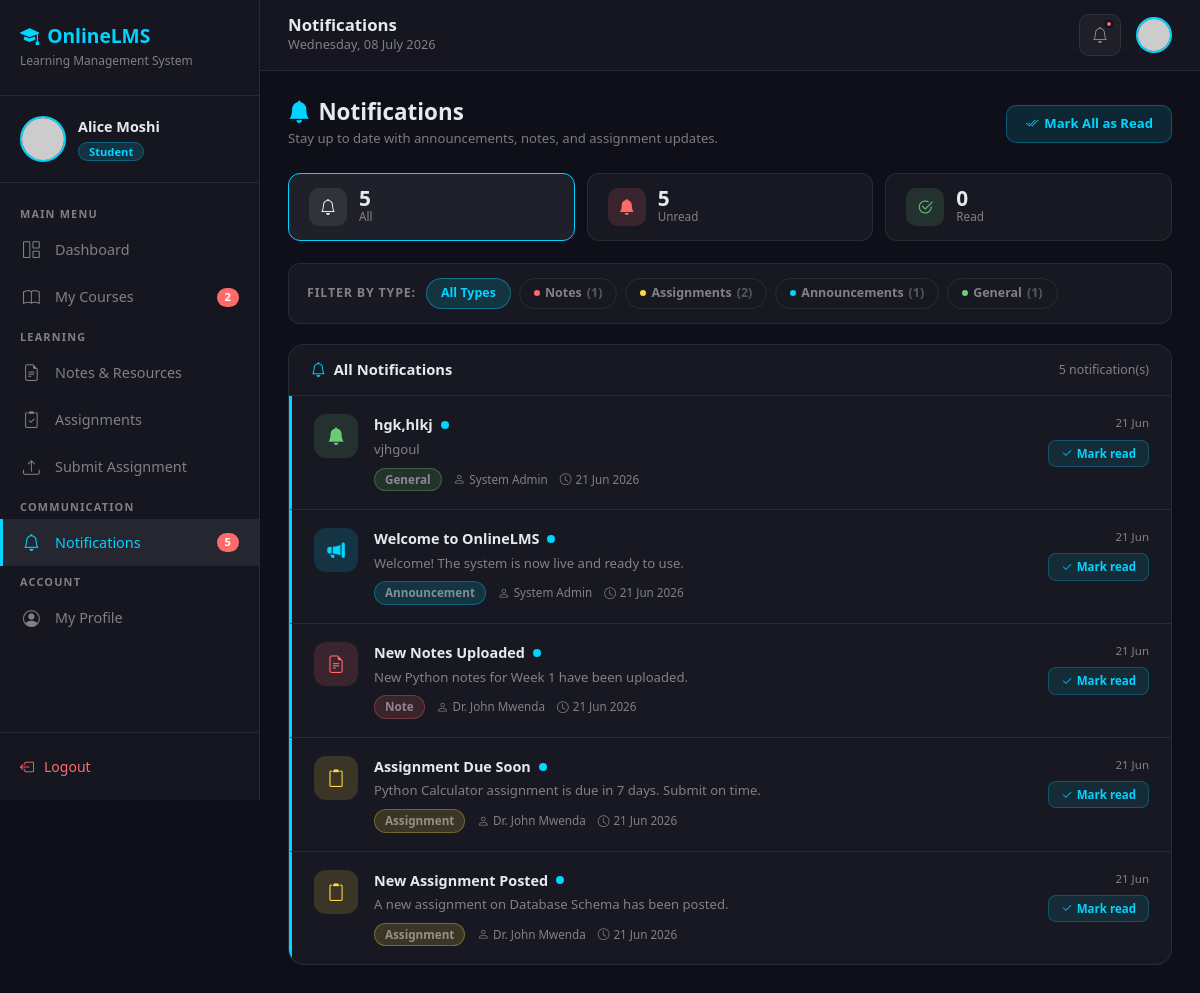
/student/notifications.php (signed in), run on the app's committed database.
### tables this page shows
CREATE TABLE `notifications` (
  `id` int(11) NOT NULL,
  `title` varchar(200) NOT NULL,
  `message` text NOT NULL,
  `type` enum('note','assignment','grade','general','announcement') DEFAULT 'general',
  `sent_by` int(11) NOT NULL,
  `target_role` enum('all','student','lecturer','admin') DEFAULT 'all',
  `course_id` int(11) DEFAULT NULL,
  `created_at` timestamp NOT NULL DEFAULT current_timestamp()
);

CREATE TABLE `users` (
  `id` int(11) NOT NULL,
  `name` varchar(100) NOT NULL,
  `email` varchar(150) NOT NULL,
  `password` varchar(255) NOT NULL,
  `role` enum('admin','lecturer','student') NOT NULL DEFAULT 'student',
  `profile_picture` varchar(255) DEFAULT 'profile-default.png',
  `phone` varchar(20) DEFAULT NULL,
  `status` enum('active','inactive','suspended') DEFAULT 'active',
  `created_at` timestamp NOT NULL DEFAULT current_timestamp(),
  `updated_at` timestamp NOT NULL DEFAULT current_timestamp() ON UPDATE current_timestamp()
);

### student/notifications.php (the view, shortened to what this page needs)
<?php
require_once '../includes/db_connection.php';
$student_id   = $_SESSION['user_id'];
$student_name = $_SESSION['user_name'];
$student_query = mysqli_query($conn, "SELECT * FROM users WHERE id = '$student_id'");
$student       = mysqli_fetch_assoc($student_query);
$filter      = $_GET['filter'] ?? 'all';
$type_filter = $_GET['type']   ?? 'all';
$where_filter = "";
$page     = max(1, (int)($_GET['page'] ?? 1));
$per_page = 15;
$offset   = ($page - 1) * $per_page;
$total_result = mysqli_fetch_assoc(mysqli_query($conn,
    "SELECT COUNT(*) as total
     FROM notifications n
     LEFT JOIN notification_reads nr ON n.id = nr.notification_id AND nr.user_id = '$student_id'
     INNER JOIN users u ON n.sent_by = u.id
     WHERE (n.target_role = 'student' OR n.target_role = 'all')
     $where_filter"
));
$notifications = mysqli_query($conn,
    "SELECT n.*, u.name AS sender_name,
            nr.id AS is_read, nr.read_at
     FROM notifications n
     INNER JOIN users u ON n.sent_by = u.id
     LEFT JOIN notification_reads nr ON n.id = nr.notification_id
         AND nr.user_id = '$student_id'
     WHERE (n.target_role = 'student' OR n.target_role = 'all')
     $where_filter
     ORDER BY n.created_at DESC
     LIMIT $per_page OFFSET $offset"
);
$counts = [];
foreach (['all','unread','read'] as $f) {
    $w = $f === 'unread' ? ' AND nr.id IS NULL' : ($f === 'read' ? ' AND nr.id IS NOT NULL' : '');
    $counts[$f] = mysqli_fetch_assoc(mysqli_query($conn,
        "SELECT COUNT(*) as c FROM notifications n
         LEFT JOIN notification_reads nr ON n.id = nr.notification_id AND nr.user_id = '$student_id'
         WHERE (n.target_role = 'student' OR n.target_role = 'all') $w"
    ))['c'];
}
$type_counts = [];
foreach (['note','assignment','grade','announcement','general'] as $t) {
    $type_counts[$t] = mysqli_fetch_assoc(mysqli_query($conn,
        "SELECT COUNT(*) as c FROM notifications n
         LEFT JOIN notification_reads nr ON n.id = nr.notification_id AND nr.user_id = '$student_id'
         WHERE (n.target_role = 'student' OR n.target_role = 'all') AND n.type = '$t'"
    ))['c'];
}
$courses_count = mysqli_fetch_assoc(
    mysqli_query($conn, "SELECT COUNT(*) as total FROM course_enrollments
                          WHERE student_id = '$student_id' AND status = 'enrolled'")
)['total'];
$notifications_count = $counts['unread'];
?>
<!DOCTYPE html>
<html lang="en">
<head>
    <link rel="stylesheet" href="https://cdn.jsdelivr.net/npm/bootstrap@5.3.0/dist/css/bootstrap.min.css">
    <link rel="stylesheet" href="https://cdn.jsdelivr.net/npm/bootstrap-icons@1.10.5/font/bootstrap-icons.css">
</head>
<body>
<aside class="sidebar" id="sidebar">
    <div class="sidebar-brand">
        <h5><i class="bi bi-mortarboard-fill me-2"></i>OnlineLMS</h5>
        <span>Learning Management System</span>
    </div>
    <div class="sidebar-profile">
        <img src="../uploads/profiles/<?= htmlspecialchars($student['profile_picture']) ?>"
             onerror="this.src='https://ui-avatars.com/api/?name=<?= urlencode($student_name) ?>&background=00d4ff&color=fff&size=46'"
             alt="Profile">
        <div>
            <div class="name"><?= htmlspecialchars($student_name) ?></div>
            <span class="role-badge">Student</span>
        </div>
    </div>
    <nav class="sidebar-nav">
        <div class="nav-section">Main Menu</div>
        <a href="dashboard.php">
            <i class="bi bi-grid-1x2"></i> Dashboard
        </a>
        <a href="courses.php">
            <i class="bi bi-book"></i> My Courses
            <?php if ($courses_count > 0): ?>
                <span class="nav-badge"><?= $courses_count ?></span>
            <?php endif; ?>
        </a>
        <div class="nav-section">Learning</div>
        <a href="notes.php">
            <i class="bi bi-file-earmark-text"></i> Notes & Resources
        </a>
        <a href="assignments.php">
            <i class="bi bi-clipboard2-check"></i> Assignments
        </a>
        <a href="submit_assignment.php">
            <i class="bi bi-upload"></i> Submit Assignment
        </a>
        <div class="nav-section">Communication</div>
        <a href="notifications.php" class="active">
            <i class="bi bi-bell"></i> Notifications
            <?php if ($notifications_count > 0): ?>
                <span class="nav-badge"><?= $notifications_count ?></span>
            <?php endif; ?>
        </a>
        <div class="nav-section">Account</div>
        <a href="profile.php">
            <i class="bi bi-person-circle"></i> My Profile
        </a>
    </nav>
    <div class="sidebar-footer">
        <a href="../logout.php" onclick="return confirm('Are you sure you want to logout?')">
            <i class="bi bi-box-arrow-left"></i> Logout
        </a>
    </div>
</aside>
<div class="main-content">
    <div class="topbar">
        <div class="d-flex align-items-center gap-3">
            <div class="topbar-left">
                <h6>Notifications</h6>
                <p><?= date('l, d F Y') ?></p>
            </div>
        </div>
        <div class="topbar-right">
            <a href="notifications.php" class="notif-btn">
                <i class="bi bi-bell"></i>
                <?php if ($notifications_count > 0): ?>
                    <span class="notif-dot"></span>
                <?php endif; ?>
            </a>
            <a href="profile.php" style="text-decoration:none;">
                <img src="../uploads/profiles/<?= htmlspecialchars($student['profile_picture']) ?>"
                     onerror="this.src='https://ui-avatars.com/api/?name=<?= urlencode($student_name) ?>&background=00d4ff&color=fff&size=36'"
                     style="width:36px;height:36px;border-radius:50%;object-fit:cover;border:2px solid var(--accent);">
            </a>
        </div>
    </div>
    <div class="page-body">
        <div class="page-header">
            <div class="page-header-left">
                <h4><i class="bi bi-bell-fill me-2" style="color:var(--accent)"></i>Notifications</h4>
                <p>Stay up to date with announcements, notes, and assignment updates.</p>
            </div>
            <?php if ($counts['unread'] > 0): ?>
                <a href="notifications.php?mark_all_read=1" class="btn-mark-all"
                   onclick="return confirm('Mark all <?= $counts['unread'] ?> notification(s) as read?')">
                    <i class="bi bi-check2-all"></i> Mark All as Read
                </a>
            <?php endif; ?>
        </div>
        <div class="notif-stats">
            <a href="notifications.php?filter=all&type=<?= $type_filter ?>"
               class="notif-stat <?= $filter === 'all' ? 'active' : '' ?>">
                <div class="notif-stat-icon all"><i class="bi bi-bell"></i></div>
                <div>
                    <div class="notif-stat-num"><?= $counts['all'] ?></div>
                    <div class="notif-stat-lbl">All</div>
                </div>
            </a>
            <a href="notifications.php?filter=unread&type=<?= $type_filter ?>"
               class="notif-stat <?= $filter === 'unread' ? 'active' : '' ?>">
                <div class="notif-stat-icon unread"><i class="bi bi-bell-fill"></i></div>
                <div>
                    <div class="notif-stat-num"><?= $counts['unread'] ?></div>
                    <div class="notif-stat-lbl">Unread</div>
                </div>
            </a>
            <a href="notifications.php?filter=read&type=<?= $type_filter ?>"
               class="notif-stat <?= $filter === 'read' ? 'active' : '' ?>">
                <div class="notif-stat-icon read"><i class="bi bi-check2-circle"></i></div>
                <div>
                    <div class="notif-stat-num"><?= $counts['read'] ?></div>
                    <div class="notif-stat-lbl">Read</div>
                </div>
            </a>
        </div>
        <div class="filter-bar">
            <span class="filter-bar-label">Filter by type:</span>
            <div class="filter-chips">
                <a href="notifications.php?filter=<?= $filter ?>&type=all"
                   class="filter-chip <?= $type_filter === 'all' ? 'active' : '' ?>">
                    All Types
                </a>
                <?php
                    $type_defs = [
                        'note'         => ['label' => 'Notes',         'class' => 'chip-note',     'icon' => 'bi-file-earmark-text'],
                        'assignment'   => ['label' => 'Assignments',   'class' => 'chip-assign',   'icon' => 'bi-clipboard2'],
                        'grade'        => ['label' => 'Grades',        'class' => 'chip-grade',    'icon' => 'bi-star'],
                        'announcement' => ['label' => 'Announcements', 'class' => 'chip-announce', 'icon' => 'bi-megaphone'],
                        'general'      => ['label' => 'General',       'class' => 'chip-general',  'icon' => 'bi-bell'],
                    ];
                    foreach ($type_defs as $t => $td):
                        if ($type_counts[$t] < 1) continue;
                ?>
                <a href="notifications.php?filter=<?= $filter ?>&type=<?= $t ?>"
                   class="filter-chip <?= $td['class'] ?> <?= $type_filter === $t ? 'active' : '' ?>">
                    <span class="chip-dot"></span>
                    <?= $td['label'] ?>
                    <span style="opacity:.6">(<?= $type_counts[$t] ?>)</span>
                </a>
                <?php endforeach; ?>
            </div>
        </div>
        <div class="notif-list">
            <div class="notif-list-header">
                <h6>
                    <i class="bi bi-bell" style="color:var(--accent)"></i>
                    <?php
                        $label_map = ['all' => 'All Notifications', 'unread' => 'Unread', 'read' => 'Read'];
                        echo $label_map[$filter] ?? 'Notifications';
                    ?>
                </h6>
                <span><?= $total_result['total'] ?> notification(s)</span>
            </div>
            <?php if (mysqli_num_rows($notifications) > 0): ?>
                <?php while ($notif = mysqli_fetch_assoc($notifications)):
                    $is_unread = !$notif['is_read'];
                    $type      = $notif['type'] ?? 'general';
                    $type_icons = [
                        'note'         => 'bi-file-earmark-text',
                        'assignment'   => 'bi-clipboard2',
                        'grade'        => 'bi-star-fill',
                        'announcement' => 'bi-megaphone-fill',
                        'general'      => 'bi-bell-fill',
                    ];
                    $icon = $type_icons[$type] ?? 'bi-bell-fill';
                    $created = strtotime($notif['created_at']);
                    $diff    = time() - $created;
                    if      ($diff < 60)        $time_ago = 'Just now';
                    elseif  ($diff < 3600)      $time_ago = floor($diff/60) . 'm ago';
                    elseif  ($diff < 86400)     $time_ago = floor($diff/3600) . 'h ago';
                    elseif  ($diff < 604800)    $time_ago = floor($diff/86400) . 'd ago';
                    else                        $time_ago = date('d M Y', $created);
                ?>
                <div class="notif-item <?= $is_unread ? 'unread' : '' ?>">
                    <div class="notif-avatar type-<?= htmlspecialchars($type) ?>">
                        <i class="bi <?= $icon ?>"></i>
                    </div>
                    <div class="notif-body">
                        <div class="notif-title-row">
                            <span class="notif-title"><?= htmlspecialchars($notif['title']) ?></span>
                            <?php if ($is_unread): ?>
                                <span class="notif-unread-dot" title="Unread"></span>
                            <?php endif; ?>
                        </div>
                        <div class="notif-message">
                            <?= nl2br(htmlspecialchars($notif['message'])) ?>
                        </div>
                        <div class="notif-meta">
                            <span class="notif-type-badge badge-<?= htmlspecialchars($type) ?>">
                                <?= ucfirst($type) ?>
                            </span>
                            <span><i class="bi bi-person"></i><?= htmlspecialchars($notif['sender_name']) ?></span>
                            <span><i class="bi bi-clock"></i><?= $time_ago ?></span>
                        </div>
                    </div>
                    <div class="notif-actions">
                        <span class="notif-time"><?= date('d M', $created) ?></span>
                        <?php if ($is_unread): ?>
                            <a href="notifications.php?mark_read=<?= $notif['id'] ?>&filter=<?= $filter ?>&type=<?= $type_filter ?>"
                               class="btn-read">
                                <i class="bi bi-check2"></i> Mark read
                            </a>
                        <?php endif; ?>
                    </div>
                </div>
                <?php endwhile; ?>
            <?php endif; ?>
        </div>
    </div>
</div>
</body>
</html>

### data on the page
notifications: title "hgk,hlkj", message "vjhgoul", type "General", sent_by.name "System Admin", created_at "21 Jun 2026", created_at "21 Jun"
notifications: title "Welcome to OnlineLMS", message "Welcome! The system is now live and ready to use.", type "Announcement", sent_by.name "System Admin", created_at "21 Jun 2026", created_at "21 Jun"
notifications: title "New Notes Uploaded", message "New Python notes for Week 1 have been uploaded.", type "Note", sent_by.name "Dr. John Mwenda", created_at "21 Jun 2026", created_at "21 Jun"
notifications: title "Assignment Due Soon", message "Python Calculator assignment is due in 7 days. Submit on time.", type "Assignment", sent_by.name "Dr. John Mwenda", created_at "21 Jun 2026", created_at "21 Jun"
notifications: title "New Assignment Posted", message "A new assignment on Database Schema has been posted.", type "Assignment", sent_by.name "Dr. John Mwenda", created_at "21 Jun 2026", created_at "21 Jun"

### other printed values
$student_name "Alice Moshi"
$courses_count "2"
$notifications_count "5"
$counts['all'] "5"
$counts['unread'] "5"
$counts['read'] "0"
$td['label'] "Notes"
$type_counts[$t] "1"
$td['label'] "Assignments"
$type_counts[$t] "2"
$td['label'] "Announcements"
$td['label'] "General"
$label_map[$filter] "All Notifications"
$total_result['total'] "5"
